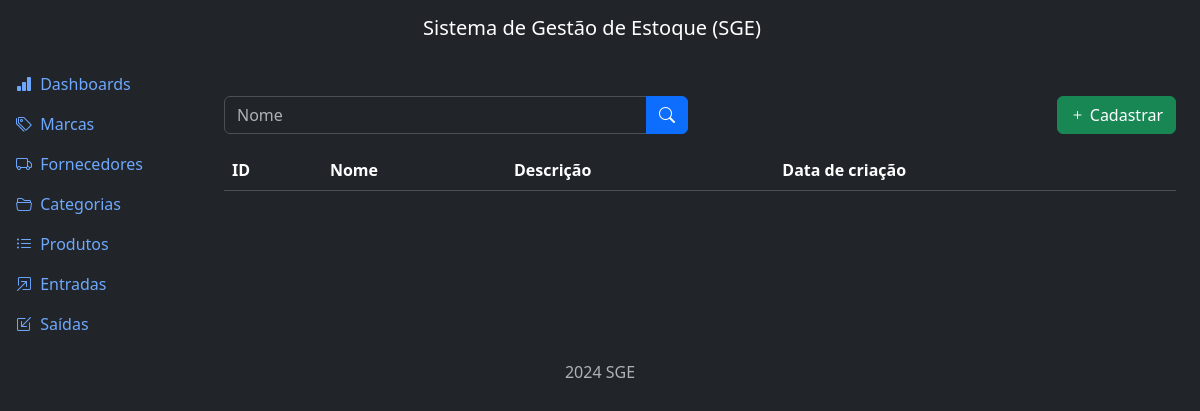
Page /brands/list/ on the earlier database version.
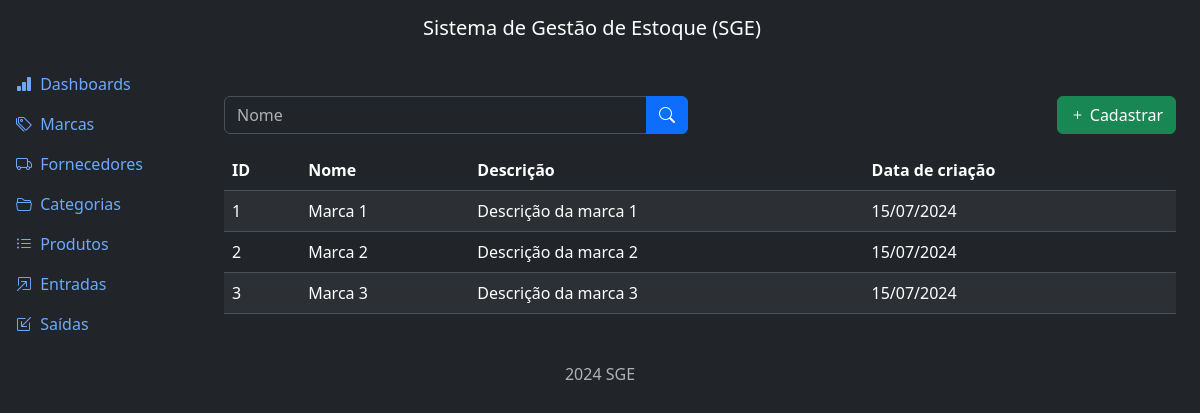
Same page on the later database version.
### brands/models.py (models this page shows, shortened)
class Brand(models.Model):
    name = models.CharField(max_length=500)
    description = models.TextField(null=True, blank=True)
    created_at = models.DateTimeField(auto_now_add=True)
    updated_at = models.DateTimeField(auto_now=True)
    class Meta:
        ordering = ['name']

### brands/views.py (the view)
# urls.py: path('list/', views.BrandListView.as_view(), name='list'),
class BrandListView(ListView):
    model = Brand
    template_name = 'brand_list.html'
    context_object_name = 'brands'
    def get_queryset(self):
        qs = super().get_queryset()
        name = self.request.GET.get('name')
        if name:
            qs = qs.filter(name__icontains=name)
        return qs

### brands/templates/brand_list.html (shortened to what this page needs)
{% extends "base.html" %}
{% block content %}
  <div class="row mb-3">
    <div class="col-md-6">
      <form method="GET" action="{% url "brand:list" %}">
        <div class="input-group">
          <input type="text" class="form-control" name="name" placeholder="Nome" value="{{request.GET.name}}">
          <button type="submit" class="btn btn-primary">
            <i class="bi bi-search"></i>
          </button>
        </div>
      </form>
    </div>
    <div class="col-md-6">
      <a href="{% url "brand:create" %}" class="btn btn-success float-end" >
        <i class="bi bi-plus"></i>
        Cadastrar
      </a>
    </div>
  </div>
  <div class="table-responsive">
    <table class="table table-striped table-border">
      <thead class="thead-dark">
        <tr>
          <th>ID</th>
          <th>Nome</th>
          <th>Descrição</th>
          <th>Data de criação</th>
        </tr>
      </thead>
      <tbody>
        {% for brand in brands %}
          <tr>
            <td>{{ brand.id }}</td>
            <td>{{ brand.name }}</td>
            <td>{{ brand.description }}</td>
            <td>{{ brand.created_at|date:"d/m/Y" }}</td>
          </tr>
        {% endfor %}
      </tbody>
    </table>
  </div>
{% endblock content %}

### project/templates/base.html (shortened to what this page needs)
<!DOCTYPE html>
<html lang="pt-BR" data-bs-theme="dark">
<head>
    <link href="https://cdn.jsdelivr.net/npm/bootstrap@5.3.3/dist/css/bootstrap.min.css" rel="stylesheet">
    <link rel="stylesheet" href="https://cdn.jsdelivr.net/npm/bootstrap-icons@1.11.3/font/bootstrap-icons.min.css">
</head>
<body>
    {% include 'components/header.html' %}
    <div class="container-fluid">
        <div class="row flex-nowrap">
            <div class="col-auto col-md-2 col-xl-2 px-0 bg-dark">
                {% include 'components/sidebar.html' %}
            </div>
            <div class="col py-3">
                <div class="container mt-4">
                    <main>
                        {% block content %}{% endblock content %}
                    </main>
                </div>
            </div>
        </div>
    </div>
    {% include 'components/footer.html' %}
</body>
</html>

### project/templates/components/header.html
<nav class="navbar navbar-expand-lg navbar-light bg-dark">
  <div class="container-fluid d-flex justify-content-center">
    <a class="navbar-brand text-white" href="#">Sistema de Gestão de Estoque (SGE)</a>
  </div>
</nav>

### project/templates/components/sidebar.html (shortened to what this page needs)
<div class="row flex-nowrap">
  <div>
      <div class="d-flex flex-column align-items-center align-items-sm-start px-3 pt-2 text-white">
          <div class="collapse d-sm-block" id="menuCollapse">
              <ul class="nav flex-column align-items-start" id="menu">
                <li>
                      <a href="#" class="nav-link px-0 align-middle">
                        <i class="bi bi-bar-chart-fill"></i>
                        <span class="ms-1">Dashboards</span>
                      </a>
                </li>
                <li>
                    <a href="{% url "brand:list" %}" class="nav-link px-0 align-middle">
                        <i class="bi bi-tags"></i>
                        <span class="ms-1">Marcas</span>
                    </a>
                </li>
                <li>
                    <a href="#" class="nav-link px-0 align-middle">
                        <i class="bi bi-truck"></i>
                        <span class="ms-1">Fornecedores</span>
                    </a>
                </li>
                <li>
                    <a href="#" class="nav-link px-0 align-middle">
                        <i class="bi bi-folder2-open"></i>
                        <span class="ms-1">Categorias</span>
                    </a>
                </li>
                <li>
                    <a href="#" class="nav-link px-0 align-middle">
                        <i class="bi bi-list-ul"></i>
                        <span class="ms-1">Produtos</span>
                    </a>
                </li>
                <li>
                    <a href="#" class="nav-link px-0 align-middle">
                        <i class="bi bi-box-arrow-in-up-right"></i>
                        <span class="ms-1">Entradas</span>
                    </a>
                </li>
                <li>
                    <a href="#" class="nav-link px-0 align-middle">
                        <i class="bi bi-box-arrow-in-down-left"></i>
                        <span class="ms-1">Saídas</span>
                    </a>
                </li>
              </ul>
          </div>
      </div>
  </div>
</div>

### project/templates/components/footer.html
<footer class="footer mt-auto py-3 text-center">
  <div class="container">
    <span class="text-muted">2024 SGE</span>
  </div>
</footer>

Differences in the rows shown:
added Brand: id "1", name "Marca 1", description "Descrição da marca 1", created_at "15/07/2024"
added Brand: id "2", name "Marca 2", description "Descrição da marca 2", created_at "15/07/2024"
added Brand: id "3", name "Marca 3", description "Descrição da marca 3", created_at "15/07/2024"
